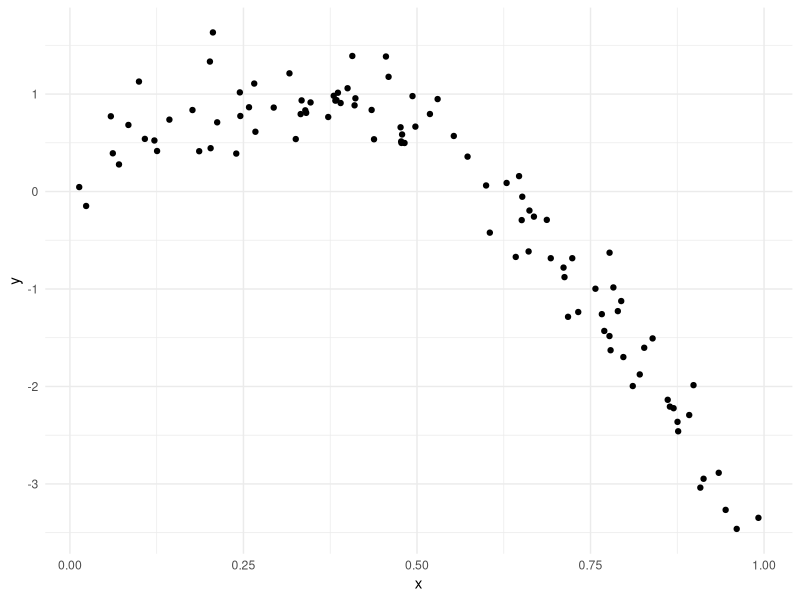
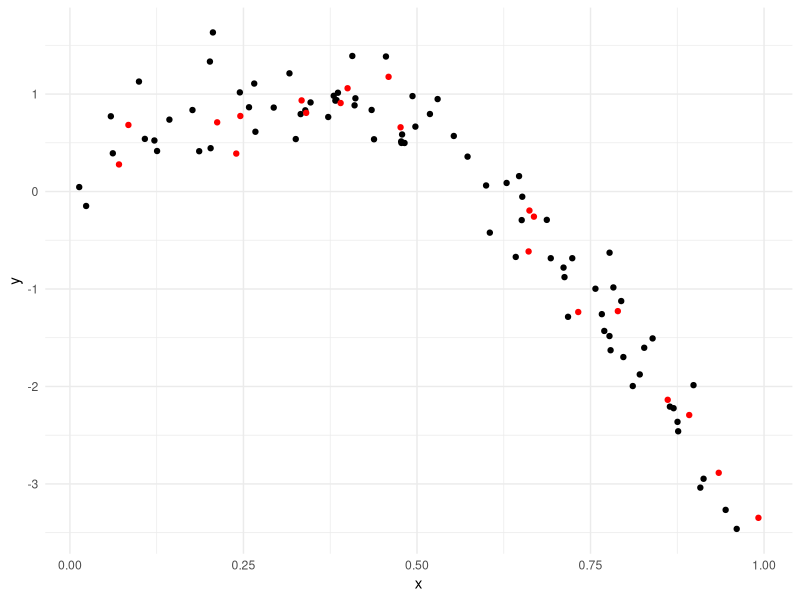
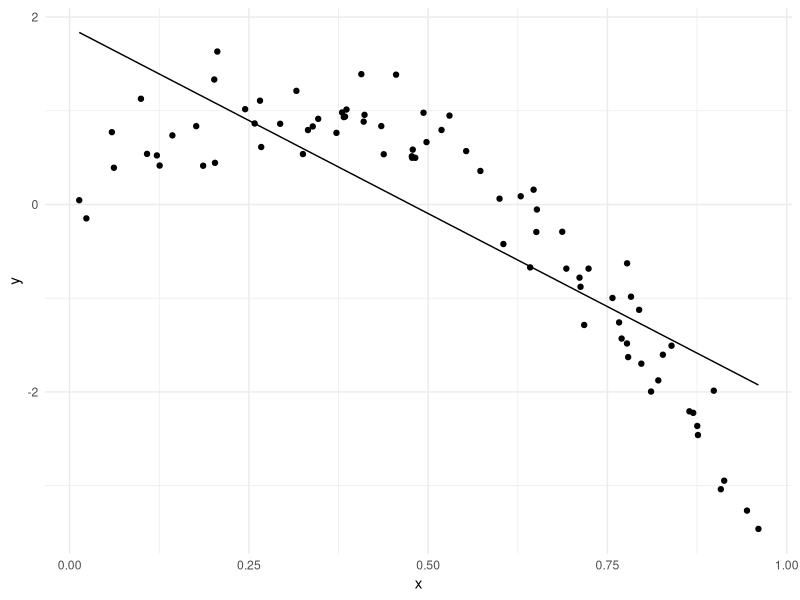
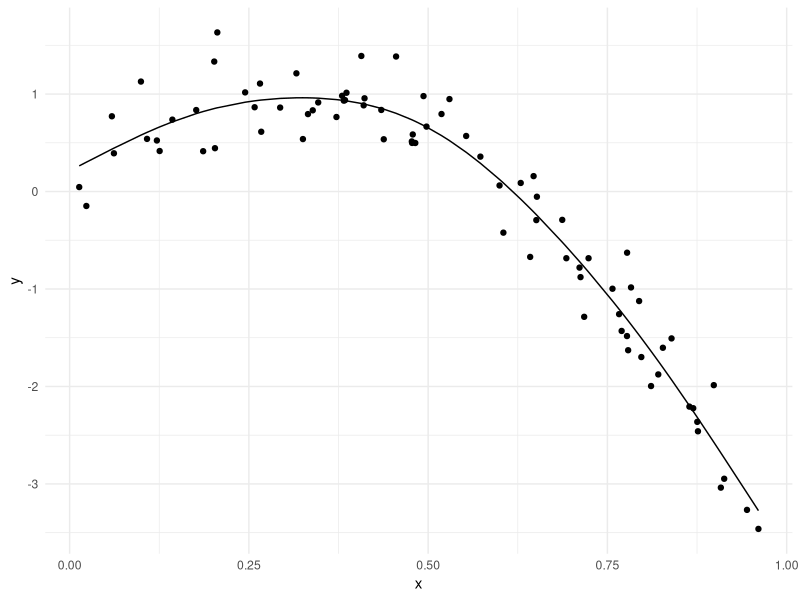
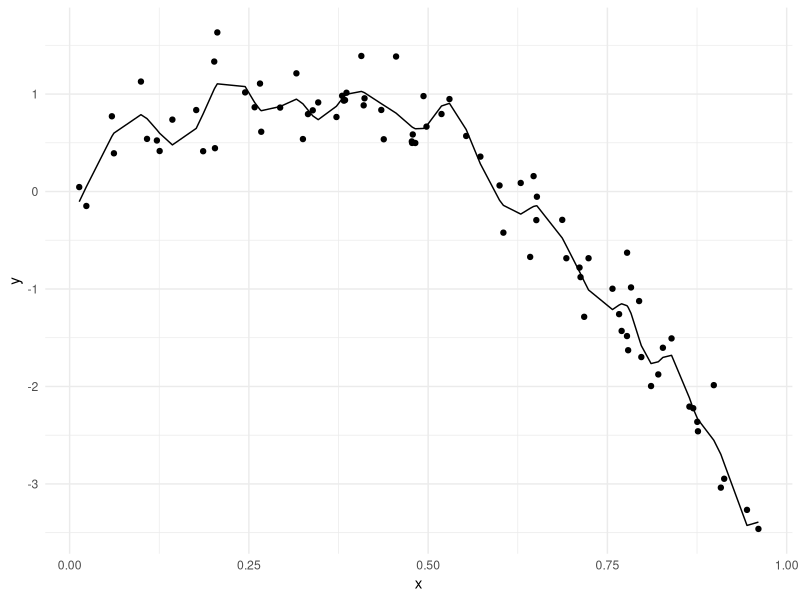
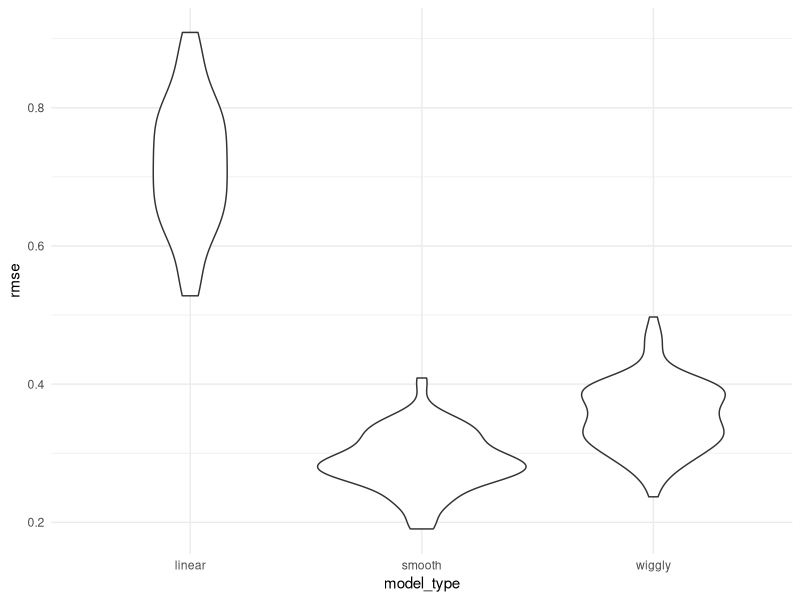

Source code (R) for these figures, in order:
## ---- chunk 1
library(tidyverse)

knitr::opts_chunk$set(
  echo = TRUE,
  warning = FALSE,
  fig.width = 6,
  fig.asp = .6,
  out.width = "90%"
)

theme_set(theme_minimal() + theme(legend.position = "bottom"))

options(
  ggplot2.continuous.colour = "viridis",
  ggplot2.continuous.fill = "viridis"
)

scale_colour_discrete = scale_colour_viridis_d
scale_fill_discrete = scale_fill_viridis_d
## ---- chunk 2
library(tidyverse)
library(modelr)

set.seed(1)
## ---- chunk 3
nonlin_df =
  tibble(
    id = 1:100,
    x = runif(100, 0, 1),
    y = 1 - 10 * (x - .3) ^ 2 + rnorm(100, 0, 0.3)
  )

nonlin_df |> 
  ggplot(aes(x = x, y = y)) +
  geom_point()
## ---- chunk 4
train_df = sample_n(nonlin_df, 80)
test_df = anti_join(nonlin_df, train_df, by = "id")
## ---- chunk 5
train_df |> 
  ggplot(aes(x = x, y = y)) +
  geom_point() +
  geom_point(data = test_df, color = "red")
## ---- chunk 6
linear_mod = lm(y ~ x, data = train_df)
smooth_mod = mgcv::gam(y ~ s(x), data = train_df)
wiggly_mod = mgcv::gam(y ~ s(x, k = 30), sp = 10e-6, data = train_df)
## ---- chunk 7
train_df |> 
  modelr::add_predictions(linear_mod) |> 
  ggplot(aes(x = x, y = y)) +
  geom_point() +
  geom_line(aes(y = pred))

train_df |> 
  modelr::add_predictions(smooth_mod) |> 
  ggplot(aes(x = x, y = y)) +
  geom_point() +
  geom_line(aes(y = pred))

train_df |> 
  modelr::add_predictions(wiggly_mod) |> 
  ggplot(aes(x = x, y = y)) +
  geom_point() +
  geom_line(aes(y = pred))
## ---- chunk 8
rmse(linear_mod, train_df)
rmse(smooth_mod, train_df)
rmse(wiggly_mod, train_df)
## ---- chunk 9
rmse(linear_mod, test_df)
rmse(smooth_mod, test_df)
rmse(wiggly_mod, test_df)
## ---- chunk 10
cv_df = 
  nonlin_df |> 
  crossv_mc(n = 100) |> 
  mutate(
    train = map(train, as_tibble),
    test = map(test, as_tibble)
  )
## ---- chunk 11
cv_df |> pull(train) |> nth(1)
## ---- chunk 12
cv_results =
  cv_df |> 
  mutate(
    linear_fit = map(train, \(df) lm(y ~ x, data = df)),
    smooth_fit = map(train, \(df) mgcv::gam(y ~ s(x), data = df)),
    wiggly_fit = map(train, \(df) mgcv::gam(y ~ s(x, k = 30), sp = 10e-6, data = df))
  ) |> 
  mutate(
    rmse_linear = map2_dbl(linear_fit, test, \(mod, df) rmse(mod, df)),
    rmse_smooth = map2_dbl(smooth_fit, test, \(mod, df) rmse(mod, df)),
    rmse_wiggly = map2_dbl(wiggly_fit, test, \(mod, df) rmse(mod, df))
  )
## ---- chunk 13
cv_results |> 
  select(starts_with("rmse")) |> 
  pivot_longer(
    everything(),
    names_to = "model_type",
    values_to = "rmse",
    names_prefix = "rmse_"
  ) |> 
  group_by(model_type) |> 
  summarize(m_rmse = mean(rmse))

cv_results |> 
  select(starts_with("rmse")) |> 
  pivot_longer(
    everything(),
    names_to = "model_type",
    values_to = "rmse",
    names_prefix = "rmse_"
  ) |> 
  ggplot(aes(x = model_type, y = rmse)) +
  geom_violin()
